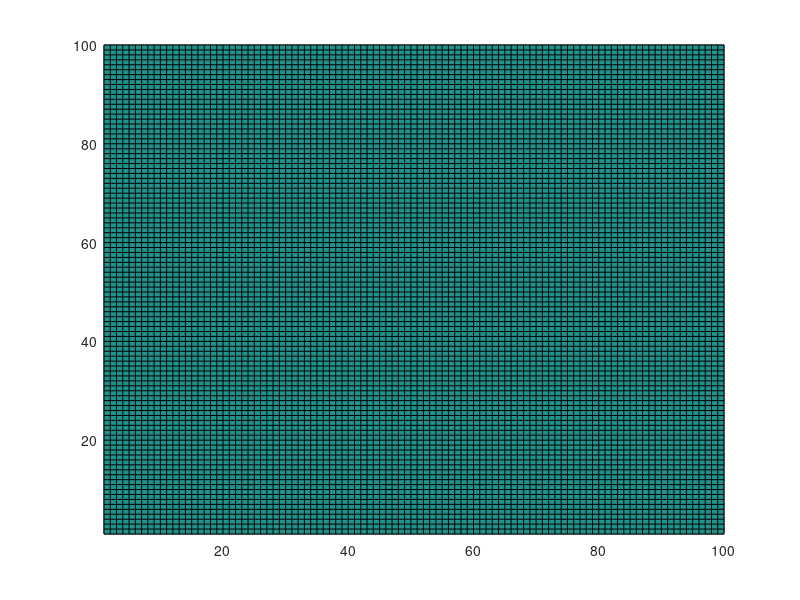

Write MATLAB code to recreate this figure.
% ----------------------------------
% clear all
clc;
close all;
clear all;

% ----------------------------------
% constants
maxAngle = 60;
minAngle = 30;

% ----------------------------------
% random starting angle (30°-60°)
randVal = rand(1);
startAngle = randVal*(maxAngle-minAngle) + minAngle;

% ----------------------------------
% generate the meshgrid
x = 1:10;
y = 1:10;
grass = ones(100,100);
%grass(1,3) = 0;
pcolor(grass);
%figure
%axis([0 10 0 10]);
%plot(x,y)